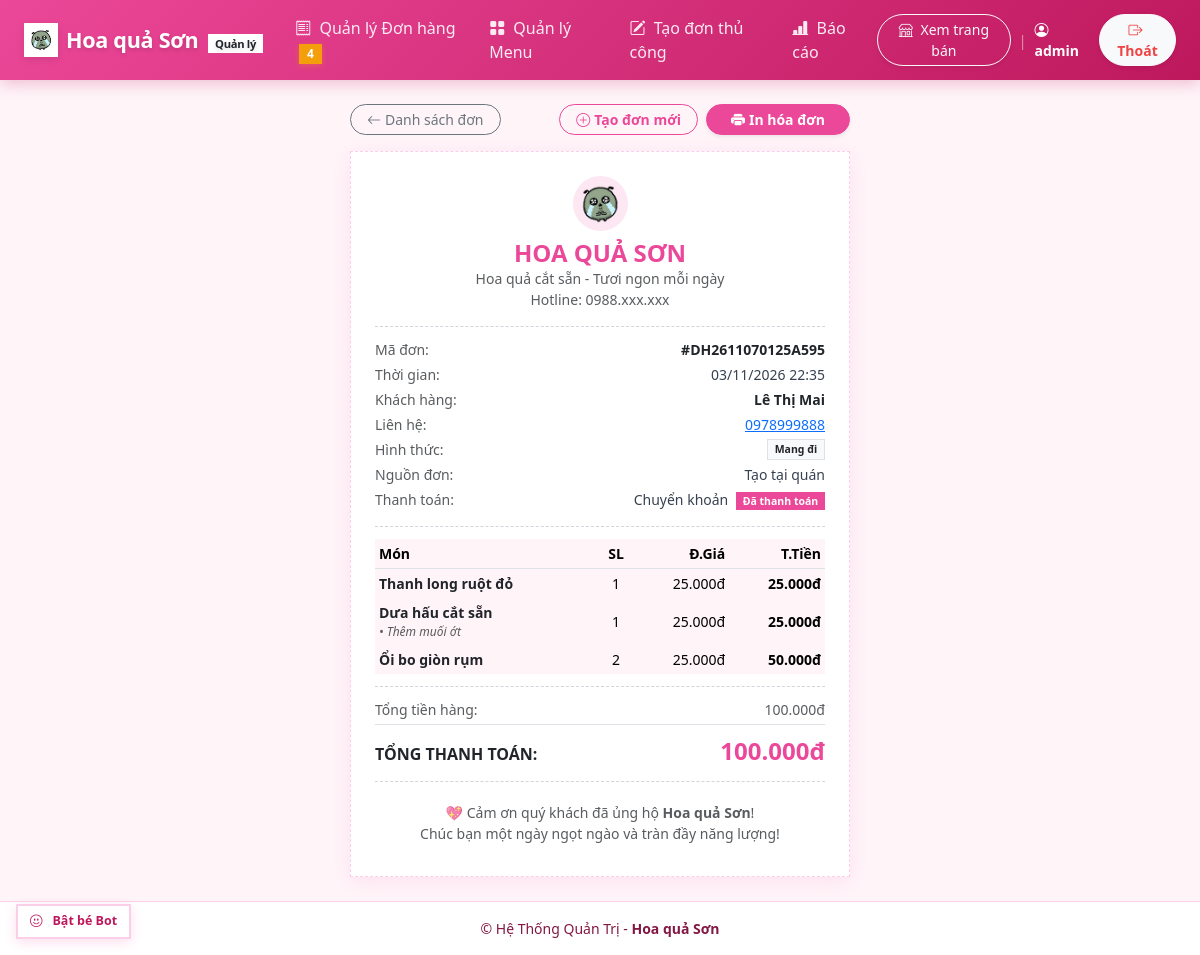
Screenshot of /quan-ly/don-hang/1/invoice/ (signed in) with the database file from the repository.
### orders/models.py (models this page shows, shortened)
class Order(models.Model):
    ORDER_TYPE_CHOICES = [
        ('dine_in', 'Tại chỗ'),
        ('takeaway', 'Mang đi'),
        ('delivery', 'Giao hàng'),
    ]
    PAYMENT_METHOD_CHOICES = [
        ('cash', 'Tiền mặt'),
        ('transfer', 'Chuyển khoản'),
        ('cod', 'Thu khi giao (COD)'),
    ]
    STATUS_CHOICES = [
        ('new', 'Mới'),
        ('preparing', 'Đang chuẩn bị'),
        ('delivering', 'Đang giao'),
        ('completed', 'Hoàn thành'),
        ('cancelled', 'Đã hủy'),
        ('customer_refused', 'Khách không nhận'),
    ]
    DISCOUNT_TYPE_CHOICES = [
        ('amount', 'Số tiền (đ)'),
        ('percent', 'Phần trăm (%)'),
    ]
    code = models.CharField(max_length=32, unique=True, verbose_name="Mã đơn hàng", editable=False)
    customer_name = models.CharField(max_length=150, verbose_name="Tên khách hàng", default="Khách lẻ")
    customer_contact = models.CharField(max_length=150, blank=True, verbose_name="SĐT / Facebook / Zalo")
    address = models.TextField(blank=True, verbose_name="Địa chỉ nhận hàng")
    order_type = models.CharField(
        max_length=20,
        choices=ORDER_TYPE_CHOICES,
        default='dine_in',
        verbose_name="Hình thức"
    )
    payment_method = models.CharField(
        max_length=20,
        choices=PAYMENT_METHOD_CHOICES,
        default='cash',
        verbose_name="Thanh toán"
    )
    is_paid = models.BooleanField(default=False, verbose_name="Đã thanh toán")
    status = models.CharField(
        max_length=20,
        choices=STATUS_CHOICES,
        default='new',
        verbose_name="Trạng thái"
    )
    discount_type = models.CharField(
        max_length=10,
        choices=DISCOUNT_TYPE_CHOICES,
        default='amount',
        verbose_name="Kiểu giảm giá"
    )
    discount_value = models.DecimalField(
        max_digits=12,
        decimal_places=0,
        default=0,
        validators=[MinValueValidator(Decimal('0'))],
        verbose_name="Giá trị giảm"
    )
    shipping_fee = models.DecimalField(
        max_digits=12,
        decimal_places=0,
        default=0,
        validators=[MinValueValidator(Decimal('0'))],
        verbose_name="Phí giao hàng"
    )
    note = models.TextField(blank=True, verbose_name="Ghi chú đơn hàng")
    source = models.CharField(
        max_length=20,
        choices=[
            ('web', 'Đặt qua Web'),
            ('message', 'Đặt qua Tin nhắn'),
            ('pos', 'Tạo tại quán'),
        ],
        default='pos',
        verbose_name="Nguồn đơn"
    )
    desired_time = models.CharField(max_length=100, blank=True, verbose_name="Thời gian muốn nhận")
    created_at = models.DateTimeField(auto_now_add=True, verbose_name="Ngày tạo")
    updated_at = models.DateTimeField(auto_now=True, verbose_name="Cập nhật lần cuối")
    class Meta:
        verbose_name = "Đơn hàng"
        verbose_name_plural = "Danh sách đơn hàng"
        ordering = ['-created_at']
    @property
    def subtotal(self):
        return sum(item.subtotal for item in self.items.all())
    @property
    def discount_amount(self):
        sub = self.subtotal
        if self.discount_type == 'percent':
            amt = (sub * self.discount_value) / Decimal('100')
        else:
            amt = self.discount_value
        return min(sub, amt)
    @property
    def final_total(self):
        base = max(Decimal('0'), self.subtotal - self.discount_amount)
        return base + (self.shipping_fee or Decimal('0'))

class OrderItem(models.Model):
    SALT_CHOICES = [
        ('tay_ninh', 'Muối Tây Ninh'),
        ('hao_hao', 'Muối Hảo Hảo'),
    ]
    order = models.ForeignKey(Order, on_delete=models.CASCADE, related_name='items', verbose_name="Đơn hàng")
    product = models.ForeignKey(Product, on_delete=models.SET_NULL, null=True, blank=True, verbose_name="Món")
    product_name = models.CharField(max_length=150, verbose_name="Tên món")
    unit_price = models.DecimalField(
        max_digits=12,
        decimal_places=0,
        validators=[MinValueValidator(Decimal('0'))],
        verbose_name="Đơn giá bán tại thời điểm đặt"
    )
    unit_cost_price = models.DecimalField(
        max_digits=12,
        decimal_places=0,
        null=True,
        blank=True,
        validators=[MinValueValidator(Decimal('0'))],
        verbose_name="Giá nhập tại thời điểm đặt"
    )
    quantity = models.PositiveIntegerField(
        default=1,
        validators=[MinValueValidator(1)],
        verbose_name="Số lượng"
    )
    note = models.CharField(max_length=255, blank=True, verbose_name="Ghi chú món (VD: Không dưa hấu,...)")
    salt_choice = models.CharField(
        max_length=20,
        blank=True,
        choices=SALT_CHOICES,
        verbose_name="Loại muối",
    )
    class Meta:
        verbose_name = "Món trong đơn"
        verbose_name_plural = "Các món trong đơn"
    @property
    def subtotal(self):
        return self.unit_price * self.quantity

### orders/views.py (the view)
# urls.py: path('<int:pk>/invoice/', views.order_invoice, name='order_invoice'),
@login_required
def order_invoice(request, pk):
    order = get_object_or_404(Order.objects.prefetch_related('items'), pk=pk)
    order.phone_link = order.customer_contact if order.customer_contact.isdigit() else ''
    return render(request, 'orders/order_invoice.html', {'order': order})

### templates/orders/order_invoice.html (shortened to what this page needs)
{% extends 'manager/base_manager.html' %}
{% load currency %}
{% load static %}
{% block content %}
<div class="row justify-content-center">
    <div class="col-12">
        <div class="d-flex flex-wrap align-items-center justify-content-between gap-2 max-w-500 mx-auto mb-3 no-print" style="max-width: 500px;">
            <a href="{% url 'orders:order_list' %}" class="btn btn-outline-secondary btn-sm rounded-pill px-3">
                <i class="bi bi-arrow-left me-1"></i>Danh sách đơn
            </a>
            <div class="d-flex gap-2">
                <a href="{% url 'orders:order_create' %}" class="btn btn-outline-success btn-sm rounded-pill px-3">
                    <i class="bi bi-plus-circle me-1"></i>Tạo đơn mới
                </a>
                <button onclick="window.print()" class="btn btn-success btn-sm rounded-pill px-4 shadow-sm">
                    <i class="bi bi-printer-fill me-1"></i>In hóa đơn
                </button>
            </div>
        </div>
        <div class="invoice-card p-4">
            <div class="text-center mb-3">
                <div class="d-inline-flex align-items-center justify-content-center p-2 mb-2 bg-pink-light rounded-circle" style="width: 55px; height: 55px; background: var(--pink-light);">
                    <img src="{% static 'img/mascot.png' %}" alt="Hoa quả Sơn" style="width: 42px; height: 42px; object-fit: contain;">
                </div>
                <h4 class="fw-bold text-success mb-0">HOA QUẢ SƠN</h4>
                <div class="small text-muted">Hoa quả cắt sẵn - Tươi ngon mỗi ngày</div>
                <div class="small text-muted">Hotline: 0988.xxx.xxx</div>
            </div>
            <div class="invoice-divider"></div>
            <div class="small mb-3">
                <div class="d-flex justify-content-between mb-1">
                    <span class="text-muted">Mã đơn:</span>
                    <strong class="text-dark">#{{ order.code }}</strong>
                </div>
                <div class="d-flex justify-content-between mb-1">
                    <span class="text-muted">Thời gian:</span>
                    <span>{{ order.created_at|date:"d/m/Y H:i" }}</span>
                </div>
                <div class="d-flex justify-content-between mb-1">
                    <span class="text-muted">Khách hàng:</span>
                    <strong class="text-dark">{{ order.customer_name }}</strong>
                </div>
                {% if order.customer_contact %}
                    <div class="d-flex justify-content-between mb-1">
                        <span class="text-muted">Liên hệ:</span>
                        <span>{% if order.phone_link %}<a href="tel:{{ order.phone_link }}">{{ order.customer_contact }}</a>{% else %}{{ order.customer_contact }}{% endif %}</span>
                    </div>
                {% endif %}
                <div class="d-flex justify-content-between mb-1">
                    <span class="text-muted">Hình thức:</span>
                    <span class="badge bg-light text-dark border">{{ order.get_order_type_display }}</span>
                </div>
                <div class="d-flex justify-content-between mb-1">
                    <span class="text-muted">Nguồn đơn:</span>
                    <span>{{ order.get_source_display }}</span>
                </div>
                <div class="d-flex justify-content-between mb-1">
                    <span class="text-muted">Thanh toán:</span>
                    <span>
                        {{ order.get_payment_method_display }}
                        {% if order.is_paid %}
                            <span class="badge bg-success ms-1">Đã thanh toán</span>
                        {% else %}
                            <span class="badge bg-danger ms-1">Chưa thanh toán</span>
                        {% endif %}
                    </span>
                </div>
            </div>
            <div class="invoice-divider"></div>
            <table class="table table-sm table-borderless small mb-2">
                <thead>
                    <tr class="border-bottom text-muted">
                        <th>Món</th>
                        <th class="text-center">SL</th>
                        <th class="text-end">Đ.Giá</th>
                        <th class="text-end">T.Tiền</th>
                    </tr>
                </thead>
                <tbody>
                    {% for item in order.items.all %}
                        <tr>
                            <td>
                                <strong class="text-dark">{{ item.product_name }}</strong>
                                {% if item.note %}
                                    <div class="text-muted fst-italic" style="font-size: 0.75rem;">
                                        &bull; {{ item.note }}
                                    </div>
                                {% endif %}
                            </td>
                            <td class="text-center align-middle">{{ item.quantity }}</td>
                            <td class="text-end align-middle">{{ item.unit_price|vnd }}</td>
                            <td class="text-end align-middle fw-semibold">{{ item.subtotal|vnd }}</td>
                        </tr>
                    {% endfor %}
                </tbody>
            </table>
            <div class="invoice-divider"></div>
            <div class="small">
                <div class="d-flex justify-content-between text-muted mb-1">
                    <span>Tổng tiền hàng:</span>
                    <span>{{ order.subtotal|vnd }}</span>
                </div>
                <div class="d-flex justify-content-between align-items-baseline pt-2 border-top">
                    <strong class="fs-6 text-dark">TỔNG THANH TOÁN:</strong>
                    <strong class="fs-4 text-success">{{ order.final_total|vnd }}</strong>
                </div>
            </div>
            <div class="invoice-divider"></div>
            <div class="text-center small text-muted py-2">
                <div>💖 Cảm ơn quý khách đã ủng hộ <strong>Hoa quả Sơn</strong>!</div>
                <div>Chúc bạn một ngày ngọt ngào và tràn đầy năng lượng!</div>
            </div>
        </div>
    </div>
</div>
{% endblock %}

### templates/manager/base_manager.html (shortened to what this page needs)
{% load static %}
<!DOCTYPE html>
<html lang="vi">
<head>
    <link href="https://cdn.jsdelivr.net/npm/bootstrap@5.3.3/dist/css/bootstrap.min.css" rel="stylesheet">
    <link rel="stylesheet" href="https://cdn.jsdelivr.net/npm/bootstrap-icons@1.11.3/font/bootstrap-icons.min.css">
    <link rel="stylesheet" href="{% static 'css/theme.css' %}?v=20261107-square">
    <link rel="stylesheet" href="{% static 'css/mascot.css' %}">
</head>
<body data-area="manager">
    <nav class="navbar navbar-expand-lg navbar-dark bg-success navbar-custom sticky-top">
        <div class="container-fluid px-3 px-lg-4">
            <a class="navbar-brand d-flex align-items-center gap-2" href="{% url 'orders:order_list' %}">
                <span class="brand-icon-box">
                    <img src="{% static 'img/mascot.png' %}" alt="Hoa quả Sơn" style="width: 24px; height: 24px; object-fit: contain;">
                </span>
                <span>Hoa quả Sơn <span class="badge bg-white text-dark ms-1 fw-bold" style="font-size: 0.7rem;">Quản lý</span></span>
            </a>
            <div class="collapse navbar-collapse" id="navbarManager">
                <ul class="navbar-nav me-auto mb-2 mb-lg-0">
                    <li class="nav-item">
                        <a class="nav-link px-3 {% if request.resolver_match.app_name == 'orders' and request.resolver_match.url_name == 'order_list' %}active{% endif %}" href="{% url 'orders:order_list' %}">
                            <i class="bi bi-receipt me-1"></i> Quản lý Đơn hàng
                            <span id="newOrderNavBadge" class="badge bg-warning text-dark ms-1" {% if not new_order_count %}hidden{% endif %}>{{ new_order_count|default:0 }}</span>
                        </a>
                    </li>
                    <li class="nav-item">
                        <a class="nav-link px-3 {% if request.resolver_match.app_name == 'menu' %}active{% endif %}" href="{% url 'menu:product_list' %}">
                            <i class="bi bi-grid-fill me-1"></i> Quản lý Menu
                        </a>
                    </li>
                    <li class="nav-item">
                        <a class="nav-link px-3 {% if request.resolver_match.app_name == 'orders' and request.resolver_match.url_name == 'order_create' %}active{% endif %}" href="{% url 'orders:order_create' %}">
                            <i class="bi bi-pencil-square me-1"></i> Tạo đơn thủ công
                        </a>
                    </li>
                    <li class="nav-item">
                        <a class="nav-link px-3 {% if request.resolver_match.app_name == 'reports' %}active{% endif %}" href="{% url 'reports:dashboard' %}">
                            <i class="bi bi-bar-chart-line-fill me-1"></i> Báo cáo
                        </a>
                    </li>
                </ul>
                <div class="d-flex align-items-center gap-2 mt-2 mt-lg-0">
                    <a href="/" target="_blank" class="btn btn-outline-light btn-sm rounded-pill px-3 shadow-sm" title="Mở trang bán hàng công khai">
                        <i class="bi bi-shop me-1"></i> Xem trang bán
                    </a>
                    <span class="text-white-50 small d-none d-lg-inline">|</span>
                    <span class="text-white small fw-semibold">
                        <i class="bi bi-person-circle me-1"></i>{{ user.username }}
                    </span>
                    <form action="{% url 'manager_logout' %}" method="post" class="d-inline">
                        <button type="submit" class="btn btn-sm btn-light rounded-pill px-3 ms-1 text-danger fw-semibold shadow-sm" title="Đăng xuất khỏi hệ thống">
                            <i class="bi bi-box-arrow-right me-1"></i>Thoát
                        </button>
                    </form>
                </div>
            </div>
        </div>
    </nav>
    <main class="container py-4 flex-grow-1">
        {% block content %}{% endblock %}
    </main>
    <footer class="py-3 text-center small">
        <div class="container">
            <span>&copy; Hệ Thống Quản Trị - <strong>Hoa quả Sơn</strong></span>
        </div>
    </footer>
    <button id="mascot-toggle-btn" class="mascot-toggle-btn" type="button" aria-label="Bật/Tắt Bot">
    </button>
</body>
</html>

### rows the page displays
Order: code "DH2611070125A595", created_at "03/11/2026 22:35", customer_name "Lê Thị Mai", customer_contact "0978999888", order_type "Mang đi", source "Tạo tại quán", payment_method "Chuyển khoản", subtotal|vnd "100.000đ", final_total|vnd "100.000đ"
OrderItem: product_name "Thanh long ruột đỏ", quantity "1", unit_price|vnd "25.000đ", subtotal|vnd "25.000đ"
OrderItem: product_name "Dưa hấu cắt sẵn", note "Thêm muối ớt", quantity "1", unit_price|vnd "25.000đ", subtotal|vnd "25.000đ"
OrderItem: product_name "Ổi bo giòn rụm", quantity "2", unit_price|vnd "25.000đ", subtotal|vnd "50.000đ"

### other values shown
{{ new_order_count|default:0 }} "4"
{{ user.username }} "admin"
